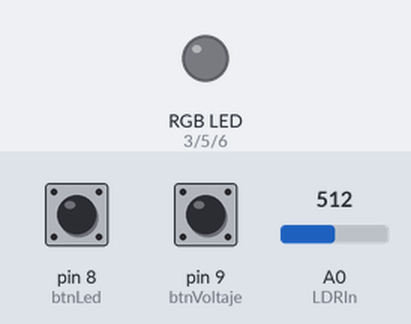
Bench run of a sketch on a simulated Arduino Uno, built with avr-gcc and run on an emulated ATmega328P. Shown: an RGB LED mixed from three pins (HIGH = lit). The test bench sets the inputs (shaded band); at power-on: pin 8 (btnLed) LOW, pin 9 (btnVoltaje) LOW, A0 (LDRIn) = 512. Dim RGB values are drawn brighter than linear; what the sketch prints to the serial monitor is not drawn.

Above: at 1.3 s.
1.4 s: pin 8 (btnLed) pulled HIGH for 0.6 s
At 2.6 s:
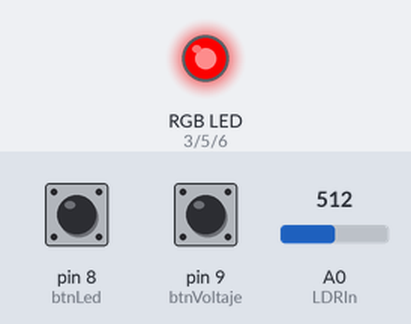
3.5 s: pin 9 (btnVoltaje) pulled HIGH for 0.6 s
At 5.3 s:
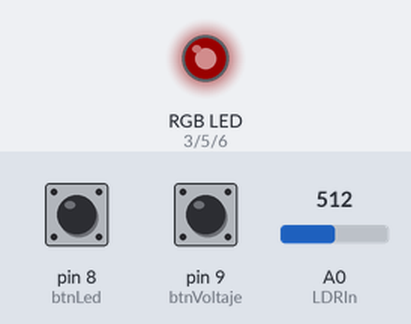
5.6 s: pin 8 (btnLed) pulled HIGH for 1 s
At 7.3 s:
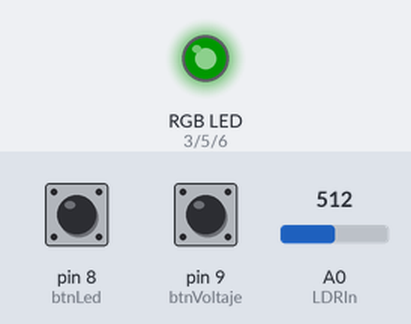
8.1 s: pin 8 (btnLed) pulled HIGH for 0.6 s
At 10.1 s:
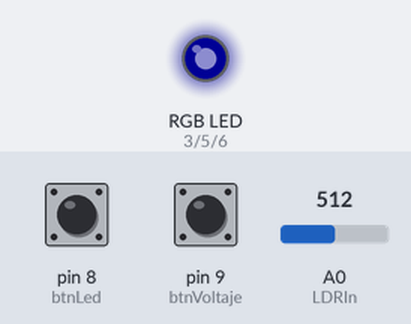
12.2 s: pin 9 (btnVoltaje) pulled HIGH for 1 s
At 13.6 s:
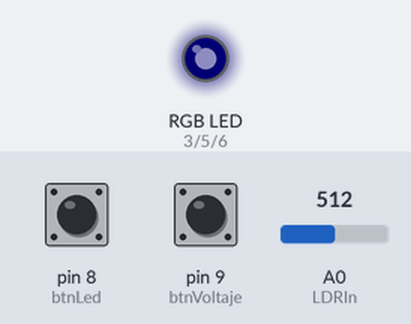
Timing chart, 0 to 15.2 s (numbered marks = the images above; inputs shaded):
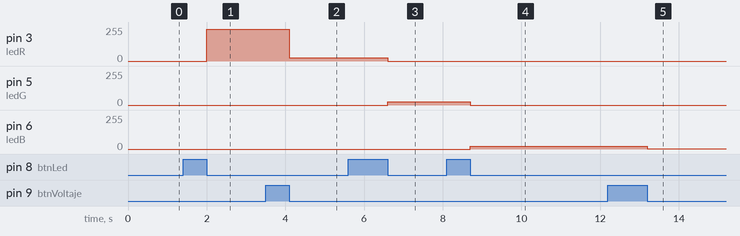

Measured:
- after the input at 1.4 s, pin 3 (ledR): 0/255 → 240/255 after 0.60 s
- after the input at 3.5 s, pin 3 (ledR): 240/255 → 25/255 after 0.60 s
- after the input at 5.6 s, pin 3 (ledR): 25/255 → 0/255 after 1.0 s; pin 5 (ledG): 0/255 → 23/255 after 1.0 s
- after the input at 8.1 s, pin 5 (ledG): 23/255 → 0/255 after 0.60 s; pin 6 (ledB): 0/255 → 20/255 after 0.60 s
- after the input at 12.2 s, pin 6 (ledB): 20/255 → 1/255 after 1.0 s

The sketch:

espectrometro.ino
```cpp
#include <math.h>

// Entrada

int btnLed = 8;
int btnVoltaje = 9;
int btnCalibracion = 2;

// Salida

int ledR = 3;
int ledG = 5;
int ledB = 6;

// Lectura

int LDRIn = A0;
float valueLDR = 0;
float voltajeLDR = 0;
float RLDR = 0;
float absorbancia = 0;

// Variable de calibración
float calibracion = 0;

// Estado de los botones

int stdBtnLed = 0;
int stdBtnVoltaje = 1;

// Variables de estado

int estadoColor = 0;
int estadoVoltaje = 1;

// Arreglo de voltajes/led

int vRed[3] = {240, 25, 2};
int vGreen[3] = {225, 23, 1};
int vBlue[3] = {195, 20, 1};

float cRed[3] = {};
float cGreen[3] = {};
float cBlue[3] = {};

//

void setup() {
  // Iniciando el monitor serial
  Serial.begin(9600);

  // Pines de entrada
  pinMode(btnLed, INPUT);
  pinMode(btnVoltaje, INPUT);

  // Pines de salida
  pinMode(ledR, OUTPUT);
  pinMode(ledG, OUTPUT);
  pinMode(ledB, OUTPUT);

  //attachInterrupt(digitalPinToInterrupt(btnCalibracion), calibrarSensor, RISING);

  Serial.println("FOTOCOLORIMETRO - ESPROBREM");
}

void loop() {
  stdBtnLed = digitalRead(btnLed);
  stdBtnVoltaje = digitalRead(btnVoltaje);

  if (stdBtnLed == HIGH) {
    while(digitalRead(btnLed) == HIGH){}
    estadoColor++;
  }

  if (stdBtnVoltaje == HIGH){
    while(digitalRead(btnVoltaje) == HIGH){}
    estadoVoltaje++;
  }

  if(estadoVoltaje == 4){
    estadoVoltaje = 1;
  }

  switch(estadoColor){
    case 0 :
      apagarLed(ledR);
      apagarLed(ledG);
      apagarLed(ledB);
    case 1 :
      cambiarIntensidad(ledR, 1, vRed);

      apagarLed(ledG);
      apagarLed(ledB);
    break;

    case 2 :
      cambiarIntensidad(ledG, 2, vGreen);

      apagarLed(ledR);
      apagarLed(ledB);
    break;

    case 3 :
      cambiarIntensidad(ledB, 3, vBlue);

      apagarLed(ledR);
      apagarLed(ledG);
    break;

    default :
      estadoColor = 0;
    break;
  }

  // Lectura del voltaje en el LDR
  valueLDR = analogRead(LDRIn);
  voltajeLDR = valueLDR*5/1023;

  RLDR = (11865*voltajeLDR)/(5 - voltajeLDR);

  // absorbancia = log10(0.00501/(5/(11865 + RLDR)));
  absorbancia = log10(voltajeLDR/0.2);

  Serial.print("LDR V: ");
  Serial.println(voltajeLDR);

  Serial.print("LDR R: ");
  Serial.println(RLDR);

  Serial.print("Abs: ");
  Serial.println(absorbancia);


  delay(500);
}

void cambiarIntensidad(int led, int estado, int voltajeLed[]){

  if (estadoColor == estado && estadoVoltaje == 1){
    analogWrite(led, voltajeLed[0]);
  }else if (estadoColor == estado && estadoVoltaje == 2){
    analogWrite(led, voltajeLed[1]);
  }else if (estadoColor == estado && estadoVoltaje == 3){
    analogWrite(led, voltajeLed[2]);
  }
}

void apagarLed(int led) {
  analogWrite(led, 0);
}

void calibrarSensor(){

  int promedio = 0;
  calibracion = 0;
  Serial.println("Calibrando ...");
  for(int i = 0; i < 10; i++){
    valueLDR = analogRead(LDRIn);
    voltajeLDR = valueLDR*5/1023;
    promedio += voltajeLDR;
    Serial.print("Calibrando ...");
    Serial.println(i);
  }
  calibracion = promedio / 10;
  Serial.print("Voltaje Luz Ambiental: ");
  Serial.println(calibracion);
  Serial.println("Calibración finalizada");
}
```
